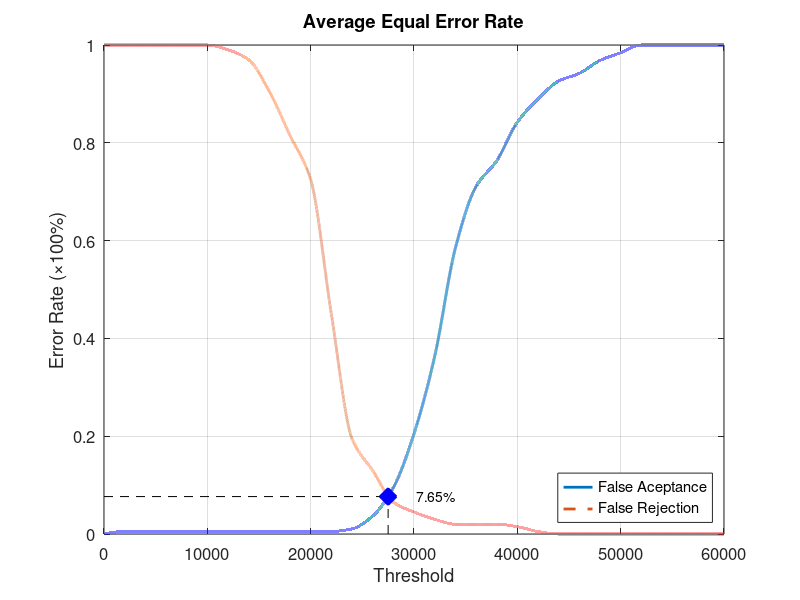
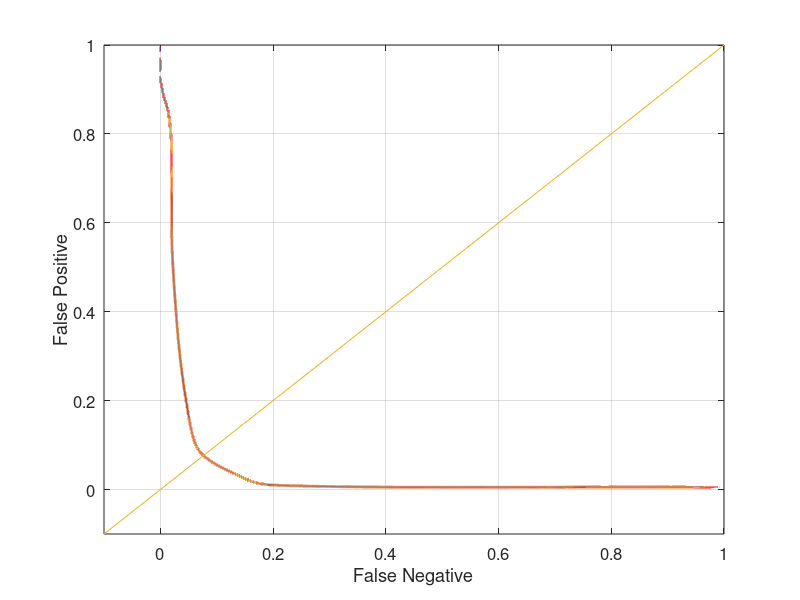

Write MATLAB code to recreate these figures, in order.
function yEER = Database5_3
close all;
clear;
clc;
x = 0:2000:60000;
xq = 0:0.5:60000;

y0 = [0 0.00526316 0.00526316 0.00526316 0.00526316 0.00526316 0.00526316 0.00526316 0.00526316 0.00526316 0.00526316 0.00526316 0.0105263 0.0368421 0.0947368 0.205263 0.363158 0.584211 0.710526 0.763158 0.842105 0.889474 0.926316 0.942105 0.968421 0.984211 1 1 1 1 1];
yy0 = interp1(x, y0, xq, 'pchip');
y1 = [1 1 1 1 1 1 0.99 0.97 0.905 0.815 0.725 0.45 0.195 0.13 0.065 0.045 0.03 0.02 0.02 0.02 0.015 0.005 0 0 0 0 0 0 0 0 0];
yy1 = interp1(x, y1, xq, 'pchip');

% Calculating EER: 
y2 = abs(y0 - y1);
find(y2 == min(y2))
yy2 = abs(yy0 - yy1);
xEER = find(yy2 == min(yy2));
xEERIndex = xq(xEER) % X-axis EER
yEER = yy0(xEER) % Y-axis EER

main = figure
plot(xq, yy0,'-','LineWidth', 2);	hold on
plot(xq, yy1,'--','LineWidth', 2);	hold on
plot([xEERIndex xEERIndex], [0 yEER], 'k--');	hold on
plot([0 xEERIndex], [yEER yEER], 'k--');	hold on
plot(xEERIndex, yEER, 'bx', 'LineWidth', 10);	hold on
text(xEERIndex + 10 * xEERIndex / 100, yEER, [num2str(round((10000 * yEER)) / 100) '%'])
legend('False Aceptance', 'False Rejection', 'Location', 'SouthEast')
xlabel('Threshold')
ylabel('Error Rate (\times100%)')
title('Average Equal Error Rate')
set(gca, 'FontSize', 12)
axis([0 60000 0 1])
grid on

print(main, 'Database5_3Main', '-dpng');
FNRxFPR = figure('Color', [1 1 1]);
plot(yy1, yy0, '-', yy1, yy0, 'LineWidth', 2);
hold on
y = -0.1:0.1:1
plot(y, y); 
set(gca, 'FontSize', 12)
xlabel('False Negative')
ylabel('False Positive')
axis([-0.1 1 -0.1 1])
set(gca, 'FontSize', 12)
grid on

print(FNRxFPR, 'Database5_3FNRxFPR','-dpng');
end
